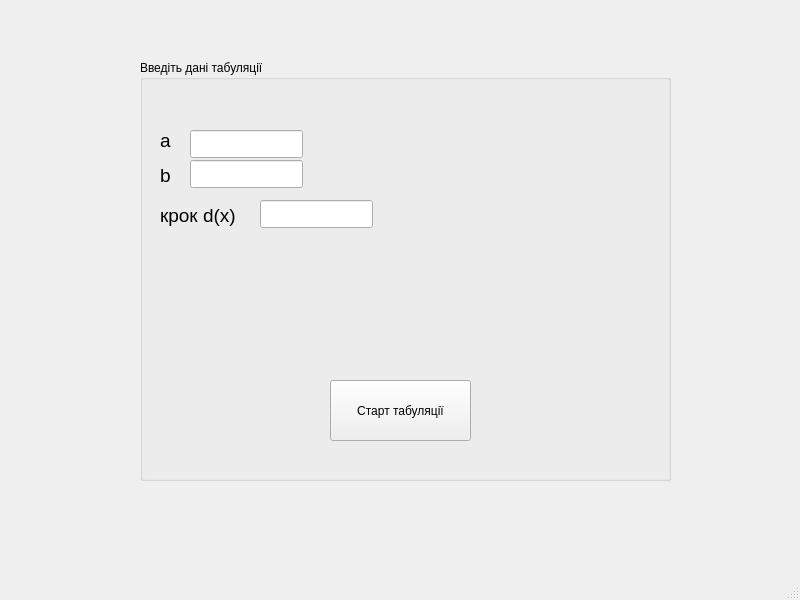
<?xml version="1.0" encoding="UTF-8"?>
<ui version="4.0">
 <class>MainWindow</class>
 <widget class="QMainWindow" name="MainWindow">
  <property name="geometry">
   <rect>
    <x>0</x>
    <y>0</y>
    <width>800</width>
    <height>600</height>
   </rect>
  </property>
  <property name="windowTitle">
   <string>MainWindow</string>
  </property>
  <widget class="QWidget" name="centralwidget">
   <widget class="QGroupBox" name="groupBox">
    <property name="geometry">
     <rect>
      <x>140</x>
      <y>60</y>
      <width>531</width>
      <height>421</height>
     </rect>
    </property>
    <property name="title">
     <string>Введіть дані табуляції</string>
    </property>
    <widget class="QLabel" name="label">
     <property name="geometry">
      <rect>
       <x>20</x>
       <y>60</y>
       <width>81</width>
       <height>41</height>
      </rect>
     </property>
     <property name="text">
      <string>&lt;html&gt;&lt;head/&gt;&lt;body&gt;&lt;p&gt;&lt;span style=&quot; font-size:14pt;&quot;&gt;a&lt;/span&gt;&lt;/p&gt;&lt;/body&gt;&lt;/html&gt;</string>
     </property>
    </widget>
    <widget class="QLabel" name="label_2">
     <property name="geometry">
      <rect>
       <x>20</x>
       <y>100</y>
       <width>63</width>
       <height>31</height>
      </rect>
     </property>
     <property name="text">
      <string>&lt;html&gt;&lt;head/&gt;&lt;body&gt;&lt;p&gt;&lt;span style=&quot; font-size:14pt;&quot;&gt;b&lt;/span&gt;&lt;/p&gt;&lt;/body&gt;&lt;/html&gt;</string>
     </property>
    </widget>
    <widget class="QLabel" name="label_3">
     <property name="geometry">
      <rect>
       <x>20</x>
       <y>130</y>
       <width>101</width>
       <height>51</height>
      </rect>
     </property>
     <property name="text">
      <string>&lt;html&gt;&lt;head/&gt;&lt;body&gt;&lt;p&gt;&lt;span style=&quot; font-size:14pt;&quot;&gt;крок d(x)&lt;/span&gt;&lt;/p&gt;&lt;/body&gt;&lt;/html&gt;</string>
     </property>
    </widget>
    <widget class="QLineEdit" name="lineEdit">
     <property name="geometry">
      <rect>
       <x>50</x>
       <y>70</y>
       <width>113</width>
       <height>28</height>
      </rect>
     </property>
    </widget>
    <widget class="QLineEdit" name="lineEdit_2">
     <property name="geometry">
      <rect>
       <x>50</x>
       <y>100</y>
       <width>113</width>
       <height>28</height>
      </rect>
     </property>
    </widget>
    <widget class="QLineEdit" name="lineEdit_3">
     <property name="geometry">
      <rect>
       <x>120</x>
       <y>140</y>
       <width>113</width>
       <height>28</height>
      </rect>
     </property>
    </widget>
    <widget class="QPushButton" name="pushButton">
     <property name="geometry">
      <rect>
       <x>190</x>
       <y>320</y>
       <width>141</width>
       <height>61</height>
      </rect>
     </property>
     <property name="text">
      <string>Старт табуляції</string>
     </property>
    </widget>
   </widget>
  </widget>
  <widget class="QMenuBar" name="menubar">
   <property name="geometry">
    <rect>
     <x>0</x>
     <y>0</y>
     <width>800</width>
     <height>25</height>
    </rect>
   </property>
  </widget>
  <widget class="QStatusBar" name="statusbar"/>
 </widget>
 <resources/>
 <connections/>
</ui>
